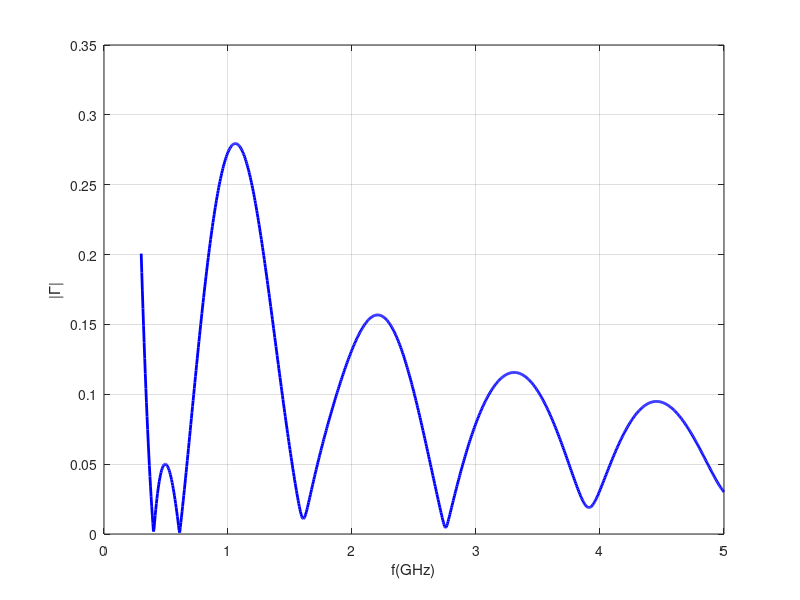

The MATLAB source for this figure:
clc;
clear;
f = linspace(0.3,5,1000); 
pi = acos(-1); 
ep0= 1e-9 / (36 * pi);
mu0= 4 * pi * 1e-7; 
c=1 / sqrt(ep0 * mu0);
lambda=c./f *1e-9;
G1= 4.597653;
G2=24.683648;
d1=0.1224987 ;
d2=0.0730035;
Z0 = 377;
%
ep1=(1+0.039.*G1.*f.^(-0.4)-j.*0.03.*G1.*f.^(-0.4)).^2;
ep2=(1+0.039.*G2.*f.^(-0.4)-j.*0.03.*G2.*f.^(-0.4)).^2;
gamma1=j.*2.*pi.*sqrt(ep1)./lambda;
gamma2=j.*2.*pi.*sqrt(ep2)./lambda;
%
t1= tanh(gamma1.*d1);
t2= tanh(gamma2.*d2);
%
Zc1=Z0./sqrt(ep1);
Zc2=Z0./sqrt(ep2);
%
Z2=Zc2.*t2;
Z1=Zc1.*((Z2+Zc1.*t1)./(Zc1+Z2.*t1));
%
Gamma=(Z0-Z1)./(Z0+Z1);
Gamma_abs = abs(Gamma);
Gamma_dB = 20*log10(Gamma_abs);
%
plot(f,Gamma_abs,'b','linewidth',2');
xlabel('f(GHz)');
ylabel('|\Gamma|');
grid on;
